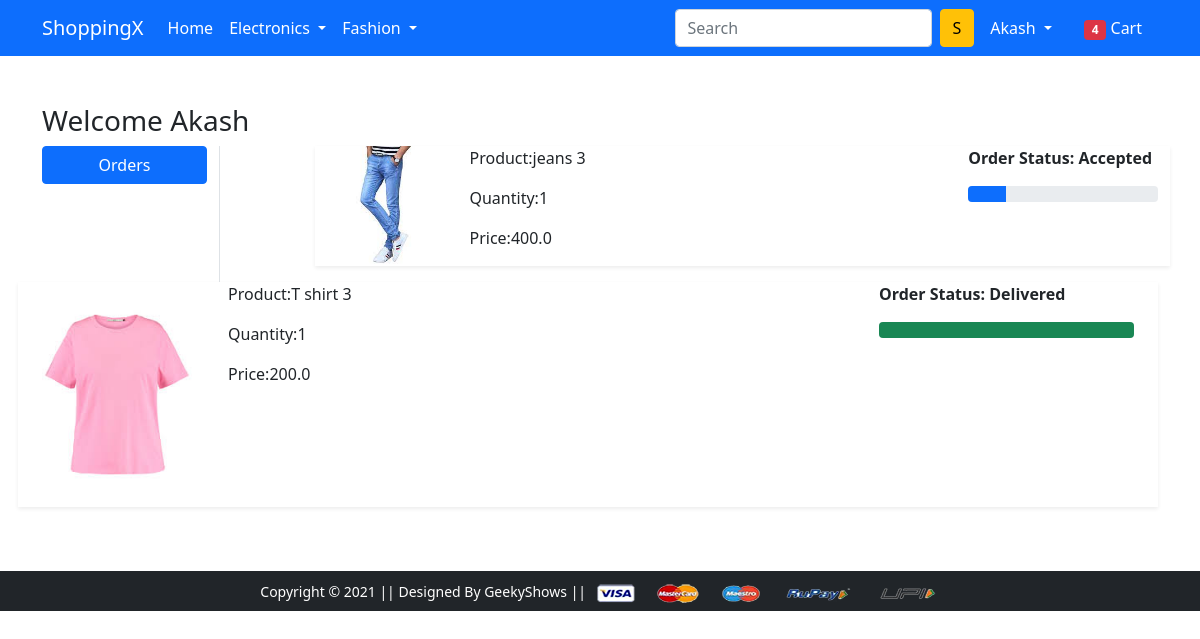
Page /orders/ (signed in) on the committed database.
### app/models.py (models this page shows, shortened)
class OrderPlaced(models.Model):
    user = models.ForeignKey(User, on_delete=models.CASCADE)
    customer = models.ForeignKey(Customer, on_delete=models.CASCADE)
    product = models.ForeignKey(Product, on_delete=models.CASCADE)
    quantity = models.PositiveIntegerField(default=1)
    ordered_date = models.DateField(auto_now_add=True)
    status = models.CharField(max_length=50, choices=STATE_CHOICE,default='Pending')
    @property
    def total_cost(self):
        return self.quantity * self.product.discounted_price

class Product(models.Model):
    title = models.CharField(max_length=100)
    selling_price = models.FloatField()
    discounted_price = models.FloatField()
    description = models.TextField()
    brand = models.CharField(max_length=100)
    category = models.CharField( choices=CATEGORY_CHOICES, max_length=2)
    product_image = models.ImageField(upload_to='productimg')

### app/views.py (the view)
# urls.py: path('orders/', views.orders, name='orders'),
@login_required
def orders(request):
 op = OrderPlaced.objects.filter(user=request.user)
 return render(request, 'app/orders.html', {'order_placed': op})

### app/templates/app/orders.html (shortened to what this page needs)
{% extends 'app/base.html' %}
{% load static %}
{% block main-content %}
<div class="container my-5">
 <div class="row">
 <h3>Welcome <span class="text-capitalize">{{request.user}}</span></h3>
  <div class="col-sm-2 border-end">
   <ul class="list-unstyled">
    <li class="d-grid"><a href="{% url 'orders' %}" class="btn btn-primary">Orders</a></li>
   </ul>
  </div>
  <div class="col-sm-9 offset-sm-1">
   {% for op in order_placed %}
   <div class="row shadow-sm mb-3">
    <div class="col-sm-2">
      <img src="{{op.product.product_image.url}}" alt="" class="img-fluid" height="150" width="150">
    </div>
    <div class="col-sm-7">
       <p>Product:{{op.product.title}}</p>
       <p>Quantity:{{op.quantity}}</p>
       <p>Price:{{op.total_cost}}</p>
    </div>
    <div class="col-sm-3 fw-bold">
      <p>Order Status: {{op.status}}</p>
      {% if op.status == 'Accepted' %}
      <div class="progress">
        <div class="progress-bar" role="progressbar" style="width:20%" aria-valuenow="20" aria-valuemin="0" aria-valuemax="100"></div>
        </div>
      </div>
     {% endif %}
     {% if op.status == 'Delivered' %}
     <div class="progress">
        <div class="progress-bar bg-success" role="progressbar" style="width:100%" aria-valuenow="100" aria-valuemin="0" aria-valuemax="100"></div>
        </div>
    </div>
     {% endif %}
   </div>
  </div>
  {% endfor %}
 </div>
{% endblock main-content %}

### app/templates/app/base.html (shortened to what this page needs)
<!doctype html>
{% load static %}
<html lang="en">
  <head>
    <link href="https://cdn.jsdelivr.net/npm/bootstrap@5.0.0-beta1/dist/css/bootstrap.min.css" rel="stylesheet">
    <link rel="stylesheet" href="{% static 'app/css/owl.carousel.min.css' %}">
    <link rel="stylesheet" href="{% static 'app/css/all.min.css' %}">
    <link rel="stylesheet" href="{% static 'app/css/style.css' %}">
  </head>
  <body>
    <nav class="navbar navbar-expand-lg navbar-dark bg-primary">
     <div class="container">
       <a class="navbar-brand" href="/">ShoppingX</a>
       <div class="collapse navbar-collapse" id="navbarSupportedContent">
         <ul class="navbar-nav me-auto mb-2 mb-lg-0">
           <li class="nav-item">
             <a class="nav-link active" aria-current="page" href="/">Home</a>
           </li>
           <li class="nav-item dropdown">
             <a class="nav-link dropdown-toggle text-white" href="#" id="electronicsDropdown" role="button" data-bs-toggle="dropdown" aria-expanded="false">
               Electronics
             </a>
           </li>
           <li class="nav-item dropdown">
             <a class="nav-link dropdown-toggle text-white" href="#" id="fashionDropdown" role="button" data-bs-toggle="dropdown" aria-expanded="false">
               Fashion
             </a>
           </li>
         </ul>
         <form class="d-flex">
           <input class="form-control me-2" type="search" placeholder="Search" aria-label="Search">
           <button class="btn btn-warning" type="submit">S</button>
         </form>
         <div>
          <ul class="navbar-nav me-auto mb-2 mb-lg-0">
          {% if request.user.is_authenticated %}
           <li class="nav-item dropdown mx-2">
              <a class="nav-link dropdown-toggle text-white" href="#" id="profileDropdown" role="button" data-bs-toggle="dropdown" aria-expanded="false">
                {{request.user.username|capfirst}}
              </a>
            </li>
            <li class="nav-item mx-2">
             <a href="{% url 'showcart' %}" class="nav-link text-white"><span class="badge bg-danger">4</span> Cart </a>
            </li>
            {% endif %}
          </ul>
         </div>
       </div>
     </div>
    </nav>
    {% block main-content %} {% endblock main-content %}
    <footer class="container-fluid bg-dark text-center p-2 mt-5">
        <small class="text-white">Copyright &copy; 2021 || Designed By GeekyShows || </small>
        <img src="{% static 'app/images/payment.png' %}" alt="" srcset="" class="img-fluid" height="2px">
    </footer>
  </body>
</html>

### rows in the picture
OrderPlaced: product.product_image (picture), product "jeans 3", quantity "1", total_cost "400.0", status "Accepted"
OrderPlaced: product.product_image (picture), product "T shirt 3", quantity "1", total_cost "200.0", status "Delivered"

### other values in the picture
{{ request.user.username|capfirst }} "Akash"
{{ request.user }} "Akash"
